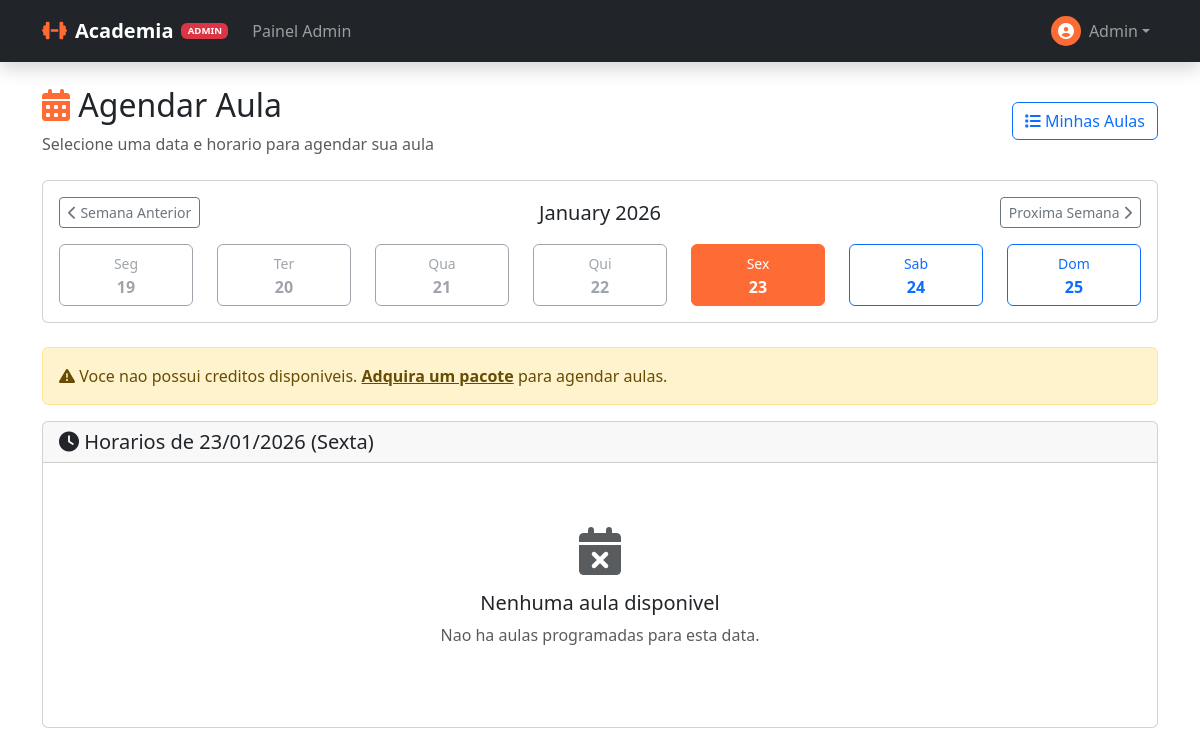
Before: /student/schedule (signed in) with the older database file.
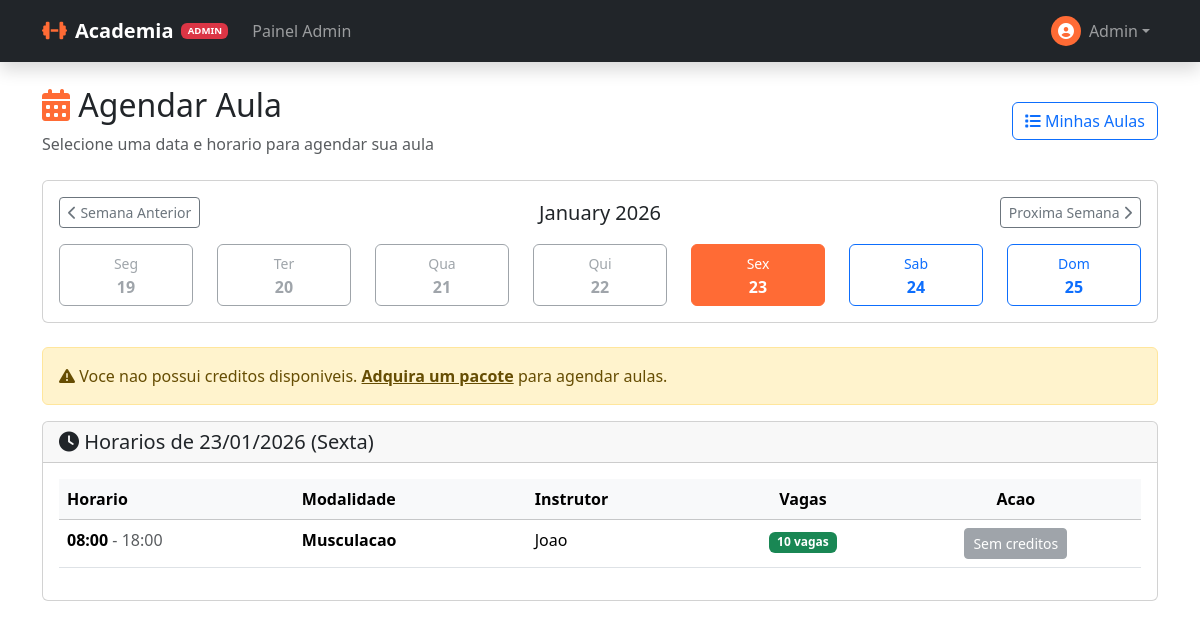
After: the same page with the newer database file.
### app/models/class_schedule.py (models this page shows, shortened)
class ClassSchedule(db.Model):
    __tablename__ = 'class_schedules'
    id = db.Column(db.Integer, primary_key=True)
    modality_id = db.Column(db.Integer, db.ForeignKey('modalities.id'), nullable=False)
    instructor_id = db.Column(db.Integer, db.ForeignKey('users.id'), nullable=False)
    weekday = db.Column(db.Integer, nullable=False)  # 0=Dom, 6=Sab
    start_time = db.Column(db.Time, nullable=False)
    end_time = db.Column(db.Time, nullable=False)
    capacity = db.Column(db.Integer, default=10)
    is_active = db.Column(db.Boolean, default=True)
    created_at = db.Column(db.DateTime, default=datetime.utcnow)
    updated_at = db.Column(db.DateTime, default=datetime.utcnow, onupdate=datetime.utcnow)
    instructor = db.relationship('User', foreign_keys=[instructor_id], backref='instructor_schedules')

### app/models/modality.py (models this page shows, shortened)
class Modality(db.Model):
    __tablename__ = 'modalities'
    id = db.Column(db.Integer, primary_key=True)
    name = db.Column(db.String(100), nullable=False)
    description = db.Column(db.Text)
    color = db.Column(db.String(7), default='#FF6B35')
    icon = db.Column(db.String(50))  # Emoji ou FontAwesome
    is_active = db.Column(db.Boolean, default=True)
    credits_cost = db.Column(db.Integer, default=1, nullable=False)
    created_at = db.Column(db.DateTime, default=datetime.utcnow)
    updated_at = db.Column(db.DateTime, default=datetime.utcnow, onupdate=datetime.utcnow)
    schedules = db.relationship('ClassSchedule', backref='modality', lazy=True)

### app/models/user.py (models this page shows, shortened)
class User(UserMixin, db.Model):
    __tablename__ = 'users'
    id = db.Column(db.Integer, primary_key=True)
    name = db.Column(db.String(100), nullable=False)
    email = db.Column(db.String(120), unique=True, nullable=False)
    phone = db.Column(db.String(20), nullable=False)
    password_hash = db.Column(db.String(256), nullable=False)
    role = db.Column(db.String(20), default='student')
    xp = db.Column(db.Integer, default=0)
    level = db.Column(db.Integer, default=1)
    photo_url = db.Column(db.String(255))
    is_active = db.Column(db.Boolean, default=True)
    created_at = db.Column(db.DateTime, default=datetime.utcnow)
    updated_at = db.Column(db.DateTime, default=datetime.utcnow, onupdate=datetime.utcnow)
    last_login = db.Column(db.DateTime)
    @property
    def is_admin(self):
        return self.role == 'admin'
    @property
    def is_student(self):
        return self.role == 'student'

### app/routes/student.py (the view)
@student_bp.route('/schedule')
@login_required
def schedule():
    selected_date_str = request.args.get('date')
    if selected_date_str:
        try:
            selected_date = datetime.strptime(selected_date_str, '%Y-%m-%d').date()
        except ValueError:
            selected_date = datetime.now().date()
    else:
        selected_date = datetime.now().date()
    if selected_date < datetime.now().date():
        selected_date = datetime.now().date()
    weekday = selected_date.weekday()
    if weekday == 6:  # Domingo no Python = 6, queremos 0
        weekday = 0
    else:
        weekday += 1  # Segunda=1, Terca=2, etc.
    schedules = ClassSchedule.query.filter_by(
        weekday=weekday,
        is_active=True
    ).order_by(ClassSchedule.start_time).all()
    for sched in schedules:
        sched.current_bookings = Booking.query.filter_by(
            schedule_id=sched.id,
            date=selected_date,
            status=BookingStatus.CONFIRMED
        ).count()
        sched.available_spots = sched.capacity - sched.current_bookings
        sched.user_booked = Booking.query.filter_by(
            user_id=current_user.id,
            schedule_id=sched.id,
            date=selected_date,
            status=BookingStatus.CONFIRMED
        ).first()
    active_subscriptions = Subscription.query.filter_by(
        user_id=current_user.id,
        status=SubscriptionStatus.ACTIVE
    ).filter(
        Subscription.credits_used < Subscription.credits_total
    ).all()
    week_dates = []
    start_of_week = selected_date - timedelta(days=selected_date.weekday())
    for i in range(7):
        week_dates.append(start_of_week + timedelta(days=i))
    return render_template('student/schedule.html',
        schedules=schedules,
        selected_date=selected_date,
        active_subscriptions=active_subscriptions,
        week_dates=week_dates
    )

### app/templates/student/schedule.html (shortened to what the changed rows need)
{% extends "base.html" %}
{% block content %}
<div class="container py-4">
    <div class="d-flex justify-content-between align-items-center mb-4">
        <div>
            <h2><i class="fas fa-calendar-alt text-primary"></i> Agendar Aula</h2>
        </div>
    </div>
    <div class="card mb-4">
        <div class="card-body">
            <div class="row text-center">
                {% for date in week_dates %}
                <div class="col">
                    <a href="{{ url_for('student.schedule', date=date.strftime('%Y-%m-%d')) }}"
                       class="btn w-100 {% if date == selected_date %}btn-primary{% elif date < now().date() %}btn-outline-secondary disabled{% else %}btn-outline-primary{% endif %}">
                        <small>{{ ['Seg', 'Ter', 'Qua', 'Qui', 'Sex', 'Sab', 'Dom'][date.weekday()] }}</small>
                        <br>
                        <strong>{{ date.day }}</strong>
                    </a>
                </div>
                {% endfor %}
            </div>
        </div>
    </div>
    <div class="card">
        <div class="card-body">
            {% if schedules %}
            <div class="table-responsive">
                <table class="table table-hover">
                    <thead class="table-light">
                        <tr>
                            <th>Horario</th>
                            <th>Modalidade</th>
                            <th>Instrutor</th>
                            <th class="text-center">Vagas</th>
                            <th class="text-center">Acao</th>
                        </tr>
                    </thead>
                    <tbody>
                        {% for schedule in schedules %}
                        <tr>
                            <td>
                                <strong>{{ schedule.start_time.strftime('%H:%M') }}</strong>
                                <span class="text-muted">- {{ schedule.end_time.strftime('%H:%M') }}</span>
                            </td>
                            <td>
                                <strong>{{ schedule.modality.name }}</strong>
                            </td>
                            <td>{{ schedule.instructor.name }}</td>
                            <td class="text-center">
                                {% if schedule.available_spots > 3 %}
                                <span class="badge bg-success">{{ schedule.available_spots }} vagas</span>
                                {% elif schedule.available_spots > 0 %}
                                <span class="badge bg-warning text-dark">{{ schedule.available_spots }} vagas</span>
                                {% else %}
                                <span class="badge bg-danger">Lotado</span>
                                {% endif %}
                            </td>
                            <td class="text-center">
                                {% if schedule.user_booked %}
                                <span class="badge bg-info">Ja agendado</span>
                                {% elif schedule.available_spots <= 0 %}
                                <button class="btn btn-sm btn-secondary" disabled>Lotado</button>
                                {% elif not active_subscriptions %}
                                <button class="btn btn-sm btn-secondary" disabled>Sem creditos</button>
                                {% endif %}
                            </td>
                        </tr>
                        {% endfor %}
                    </tbody>
                </table>
            </div>
            {% else %}
            <div class="text-center py-5">
                <i class="fas fa-calendar-times fa-3x text-muted mb-3"></i>
                <h5>Nenhuma aula disponivel</h5>
                <p class="text-muted">Nao ha aulas programadas para esta data.</p>
            </div>
            {% endif %}
        </div>
    </div>
</div>
{% endblock %}

Changed rows visible on the page:
added ClassSchedule: start_time "08:00", end_time "18:00", modality.name "Musculacao", instructor.name "Joao", available_spots "10"
Other visible differences:
text no longer shown: "Nenhuma aula disponivel Nao ha aulas programadas para esta data."
text now shown: "Horario Modalidade Instrutor Vagas Acao"
